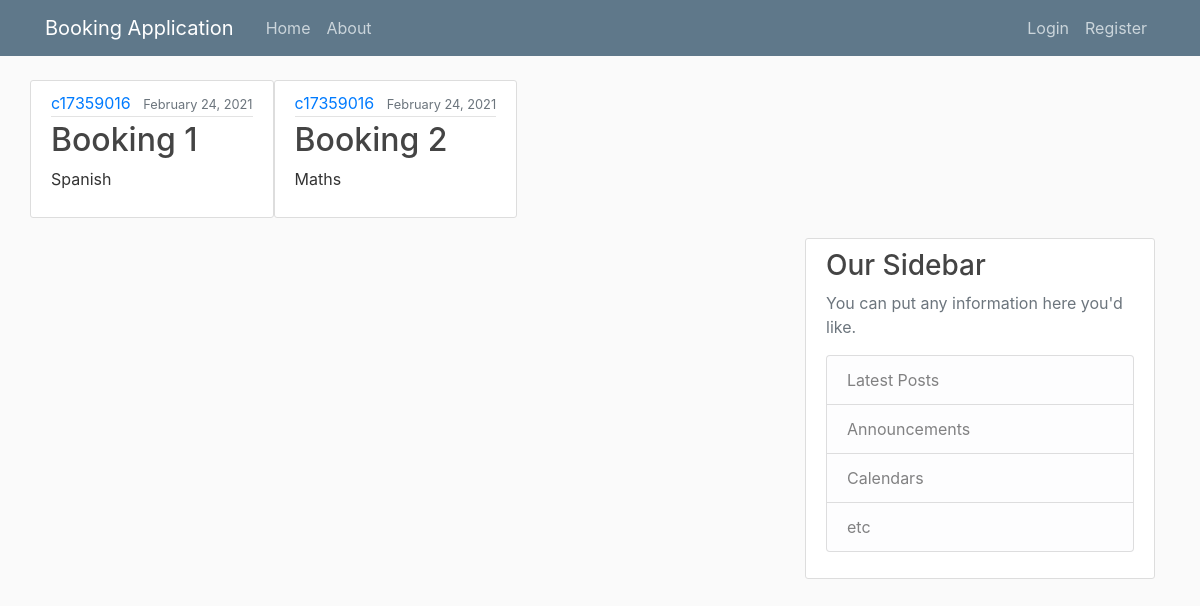
The page / on the database its author committed.
### main/models.py (models this page shows, shortened)
class Booking(models.Model):
 title = models.CharField(max_length=20) #Booking ID
 content = models.TextField() #Subject
 date_posted= models.DateTimeField(default=timezone.now) #Date booked
 author = models.ForeignKey(User, on_delete=models.CASCADE)#User who booked booking

### main/views.py (the view)
# urls.py: path('', views.index, name='index'),
def index(request):
    context = {
        'posts':Booking.objects.all()#dictionary
    }
    return render (request,'main/home.html',context)

### main/templates/main/home.html
{% extends "main/base.html" %}
{% block content %}
    {% for post in posts %}
        <article class="media content-section">
          <div class="media-body">
            <div class="article-metadata">
              <a class="mr-2" href="#">{{ post.author }}</a>
              <small class="text-muted">{{ post.date_posted | date:"F d, Y" }}</small>
            </div>
            <h2><a class="article-title" href="#">{{ post.title }}</a></h2>
            <p class="article-content">{{ post.content }}</p>
          </div>
        </article>
    {% endfor %}
{% endblock content %}

### main/static/main/main.css (style rules this page uses)
body { background: #fafafa; color: #333333; margin-top: 5rem; }
h1, h2, h3, h4, h5, h6 { color: #444444; }
.content-section { background: #ffffff; padding: 10px 20px; border: 1px solid #dddddd; border-radius: 3px; margin-bottom: 20px; }
.article-title { color: #444444; }
.article-content { white-space: pre-line; }
.article-metadata { padding-bottom: 1px; margin-bottom: 4px; border-bottom: 1px solid #e3e3e3 }

### rows shown on the page
Booking: author "c17359016", date_posted "February 24, 2021", title "Booking 1", content "Spanish"
Booking: author "c17359016", date_posted "February 24, 2021", title "Booking 2", content "Maths"
